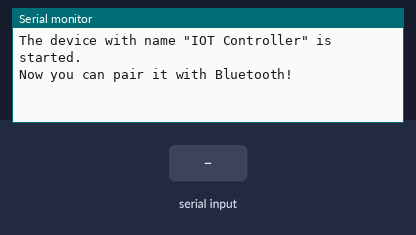
Recording of a sketch running on a simulated ESP32. Parts: the last lines printed to the serial monitor. Inputs (shaded band) come from the test bench. WiFi joins after 1.5 s; servers stay silent unless stated; nothing arrives over Bluetooth unless stated.

Above: at 3.7 s.
3.8 s: "wlan0\n" received over the second serial link
At 5.0 s:
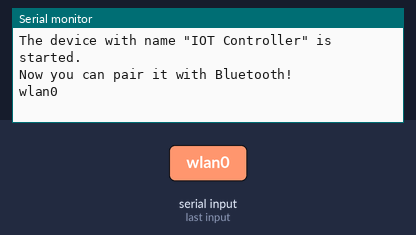
5.3 s: "ifconfig\n" received over the second serial link
At 6.1 s:
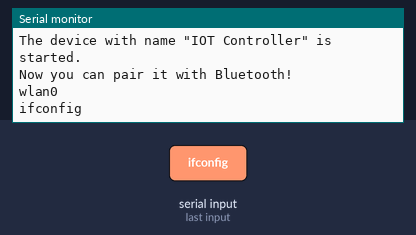
6.8 s: "restart wlan0\n" received over the second serial link
At 7.3 s:
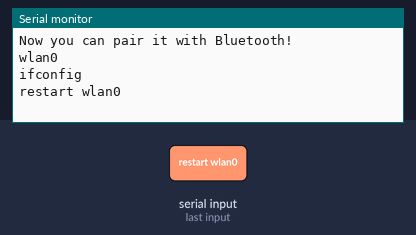
8.3 s: "1\n" received over the second serial link
At 9.6 s:
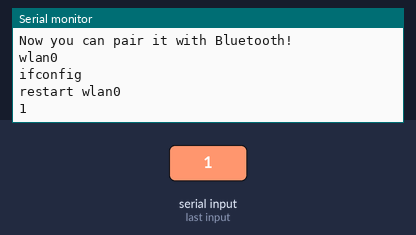

The sketch:

PAT_OTA_BT_Update.ino
```cpp
#include "PAT_OTA.h"
#include "PAT_Bluetooth.h"
int WiFi_initialized = 0;
//______________________________________________________________________________________________________________________________
/* setup function */
void setup(void) {
  Serial.begin(115200);
  delay(1000);
  Bluetooth_init();
  WiFi_initialized = WiFi_init();
}

//______________________________________________________________________________________________________________________________
void loop(void) {
  switch (Bluetooth_Refresh()) {
      //--------------------------
    case en_error:

      break;
      //--------------------------
    case en_responsed:

      break;
      //--------------------------
    case en_nocomment:

      break;
      //--------------------------
    case en_restart_wifi:
      WiFi_initialized = WiFi_init();
      break;
      //--------------------------
    default:
      break;
  }


  if (WiFi_initialized) server.handleClient();
}
//______________________________________________________________________________________________________________________________
```

PAT_Bluetooth.h
```cpp
#ifndef __PAT_Bluetooth__H
#define __PAT_Bluetooth__H

#include "BluetoothSerial.h"

#include "PAT_OTA.h"
////////////////////////////////////// Configuration ////////////////////////////////////////////////
String device_name = "IOT Controller";
//////////////////////////////////// End Configuration //////////////////////////////////////////////
struct wlanStructure {
  String ssid;
  String password;
};
wlanStructure wlan[2];
String str;    // = String(Serial.read());
String strBT;  // = String(SerialBT.read());

enum BTenum { en_error,
              en_responsed,
              en_nocomment,
              en_restart_wifi,
};

BluetoothSerial SerialBT;
int iwconfig = 0;
//___________________________________________________________________________________________________________________________________________________________________________________________________________________

void Bluetooth_init(void) {
  strBT.reserve(60);
  SerialBT.begin(device_name);  //Bluetooth device name
  Serial.printf("The device with name \"%s\" is started.\nNow you can pair it with Bluetooth!\n", device_name.c_str());
}

//___________________________________________________________________________________________________________________________________________________________________________________________________________________
int Bluetooth_Refresh(void) {
  /*if (Serial.available()) {
      SerialBT.write(Serial.read());
    }*/
  //--------------------------------------------------------
  if (SerialBT.available()) {
    strBT = "";
    do {
      char c = SerialBT.read();
      strBT += c;
    } while (SerialBT.available());
    strBT.replace("\n", "");
    Serial.println(strBT);
    //--------------------------------------------------------
    if (!iwconfig) {
      if (strBT.substring(0, 5) == "wlan0") iwconfig = 1;
      else if (strBT.substring(0, 8) == "ifconfig") {
        SerialBT.println("wlan0 ???");
      } else if (strBT.substring(0, 13) == "restart wlan0") {
        SerialBT.println("wlan0 is resetting");
        return en_restart_wifi;
      } else SerialBT.println("Error: I could not find your command");
    }
    //--------------------------------------------------------
    if (iwconfig) {
      switch (iwconfig) {
          //--------------------------
        case 1:
          SerialBT.print("SSID:  ");
          break;
          //--------------------------
        case 2:
          wlan[0].ssid = strBT.substring(0, strBT.length() - 2);
          SerialBT.print("Pass Word:  ");
          break;
          //--------------------------
        case 3:
          wlan[0].password = strBT.substring(0, strBT.length() - 2);
          SerialBT.println("created wlan0 ->\nSSID: " + String(wlan[0].ssid) + "\nPassWord: " + String(wlan[0].password));
          break;
          //--------------------------
        default:
          break;
      }
      iwconfig++;
      if (iwconfig > 4) iwconfig = 0;
    }
    return en_responsed;
  } else return en_nocomment;
  return en_nocomment;
}
//___________________________________________________________________________________________________________________________________________________________________________________________________________________
#endif  //__PAT_Bluetooth__H
```

PAT_OTA.h
```cpp
#ifndef __PAT_OTA__H
#define __PAT_OTA__H

#include "PAT_Bluetooth.h"
#include <WiFi.h>
#include <WiFiClient.h>
#include <WebServer.h>
#include <ESPmDNS.h>
#include <Update.h>
////////////////////////////////////// Configuration ////////////////////////////////////////////////
extern wlanStructure wlan[2];
extern BluetoothSerial SerialBT;
char* host = "Novaday";
char* ssid = "PAT_IOT";
char* password = "PAT_IOT123";

//////////////////////////////////// End Configuration //////////////////////////////////////////////


WebServer server(80);
//____________________________________________________________________________________________________________________________________________________
String style =
  "<style>#file-input,input{width:100%;height:44px;border-radius:4px;margin:10px auto;font-size:15px}"
  "input{background:#f1f1f1;border:0;padding:0 15px}body{background:#3498db;font-family:sans-serif;font-size:14px;color:#777}"
  "#file-input{padding:0;border:1px solid #ddd;line-height:44px;text-align:left;display:block;cursor:pointer}"
  "#bar,#prgbar{background-color:#f1f1f1;border-radius:10px}#bar{background-color:#3498db;width:0%;height:10px}"
  "form{background:#fff;max-width:258px;margin:75px auto;padding:30px;border-radius:5px;text-align:center}"
  ".btn{background:#3498db;color:#fff;cursor:pointer}</style>";

//____________________________________________________________________________________________________________________________________________________
String loginIndex =
  "<form name=loginForm>"
  "<h1>IOT Controller</h1>"
  "<h5>(SN=ed4578798675as4465)</h5>"
  "<input name=userid placeholder='User ID'> "
  "<input name=pwd placeholder=Password type=Password> "
  "<input type=submit onclick=check(this.form) class=btn value=Login></form>"
  "<script>"
  "function check(form) {"
  "if(form.userid.value=='admin' && form.pwd.value=='admin')"
  "{window.open('/serverIndex')}"
  "else"
  "{alert('Error Password or Username')}"
  "}"
  "</script>"
  + style;
//____________________________________________________________________________________________________________________________________________________
String serverIndex =
  "<script src='https://ajax.googleapis.com/ajax/libs/jquery/3.2.1/jquery.min.js'></script>"
  "<form method='POST' action='#' enctype='multipart/form-data' id='upload_form'>"
  "<input type='file' name='update' id='file' onchange='sub(this)' style=display:none>"
  "<label id='file-input' for='file'>   Choose file...</label>"
  "<input type='submit' class=btn value='Update'>"
  "<br><br>"
  "<div id='prg'></div>"
  "<br><div id='prgbar'><div id='bar'></div></div><br></form>"
  "<script>"
  "function sub(obj){"
  "var fileName = obj.value.split('\\\\');"
  "document.getElementById('file-input').innerHTML = '   '+ fileName[fileName.length-1];"
  "};"
  "$('form').submit(function(e){"
  "e.preventDefault();"
  "var form = $('#upload_form')[0];"
  "var data = new FormData(form);"
  "$.ajax({"
  "url: '/update',"
  "type: 'POST',"
  "data: data,"
  "contentType: false,"
  "processData:false,"
  "xhr: function() {"
  "var xhr = new window.XMLHttpRequest();"
  "xhr.upload.addEventListener('progress', function(evt) {"
  "if (evt.lengthComputable) {"
  "var per = evt.loaded / evt.total;"
  "$('#prg').html('progress: ' + Math.round(per*100) + '%');"
  "$('#bar').css('width',Math.round(per*100) + '%');"
  "}"
  "}, false);"
  "return xhr;"
  "},"
  "success:function(d, s) {"
  "console.log('success!') "
  "},"
  "error: function (a, b, c) {"
  "}"
  "});"
  "});"
  "</script>"
  + style;
//__________________________________________________________________________________________________________________________________________________
int WiFi_init(void) {
  SerialBT.println("The wifi is being reset ...");
  WiFi.begin(wlan[0].ssid, wlan[0].password);
  // Wait for connection
  int wifidisconnected = 0;
  while (WiFi.status() != WL_CONNECTED) {
    delay(500);
    SerialBT.println("WiFi not Connected");
    wifidisconnected++;
    if (wifidisconnected > 10) return 0;
  }
  SerialBT.println("\nConnected to " + wlan[0].ssid + "\nIP address:  ");
  SerialBT.println(WiFi.localIP());

  /*use mdns for host name resolution*/
  if (!MDNS.begin(host)) {  //http://esp32.local
    SerialBT.println("Error setting up MDNS responder!");
    return 0;
  }
  SerialBT.println("mDNS responder started");
  /*return index page which is stored in serverIndex */
  //------------------------------------------------------------------------
  server.on("/", HTTP_GET, []() {
    server.sendHeader("Connection", "close");
    server.send(200, "text/html", loginIndex);
  });
  //------------------------------------------------------------------------
  server.on("/serverIndex", HTTP_GET, []() {
    server.sendHeader("Connection", "close");
    server.send(200, "text/html", serverIndex);
  });
  /*handling uploading firmware file */
  //------------------------------------------------------------------------
  server.on(
    "/update", HTTP_POST, []() {
      server.sendHeader("Connection", "close");
      server.send(200, "text/plain", (Update.hasError()) ? "FAIL" : "OK");
      ESP.restart();
    },
    []() {
      HTTPUpload& upload = server.upload();
      if (upload.status == UPLOAD_FILE_START) {
        SerialBT.printf("Update: %s\n", upload.filename.c_str());
        if (!Update.begin(UPDATE_SIZE_UNKNOWN)) {  //start with max available size
          Update.printError(SerialBT);
        }
      } else if (upload.status == UPLOAD_FILE_WRITE) {
        /* flashing firmware to ESP*/
        if (Update.write(upload.buf, upload.currentSize) != upload.currentSize) {
          Update.printError(SerialBT);
        }
      } else if (upload.status == UPLOAD_FILE_END) {
        if (Update.end(true)) {  //true to set the size to the current progress
          SerialBT.printf("Update Success: %u\nRebooting...\n", upload.totalSize);
        } else {
          Update.printError(SerialBT);
        }
      }
    });
  //------------------------------------------------------------------------
  server.begin();
  return 1;
}
//___________________________________________________________________________________________________________________________________________________________________________________________________________________
#endif  //__PAT_OTA__H
```

Measured:
- after the input at 3.8 s, the serial monitor: prints a new line at once (image 1)
- after the input at 5.3 s, the serial monitor: prints a new line at once (image 2)
- after the input at 6.8 s, the serial monitor: prints a new line at once (image 3)
- after the input at 8.3 s, the serial monitor: prints a new line at once (image 4)
